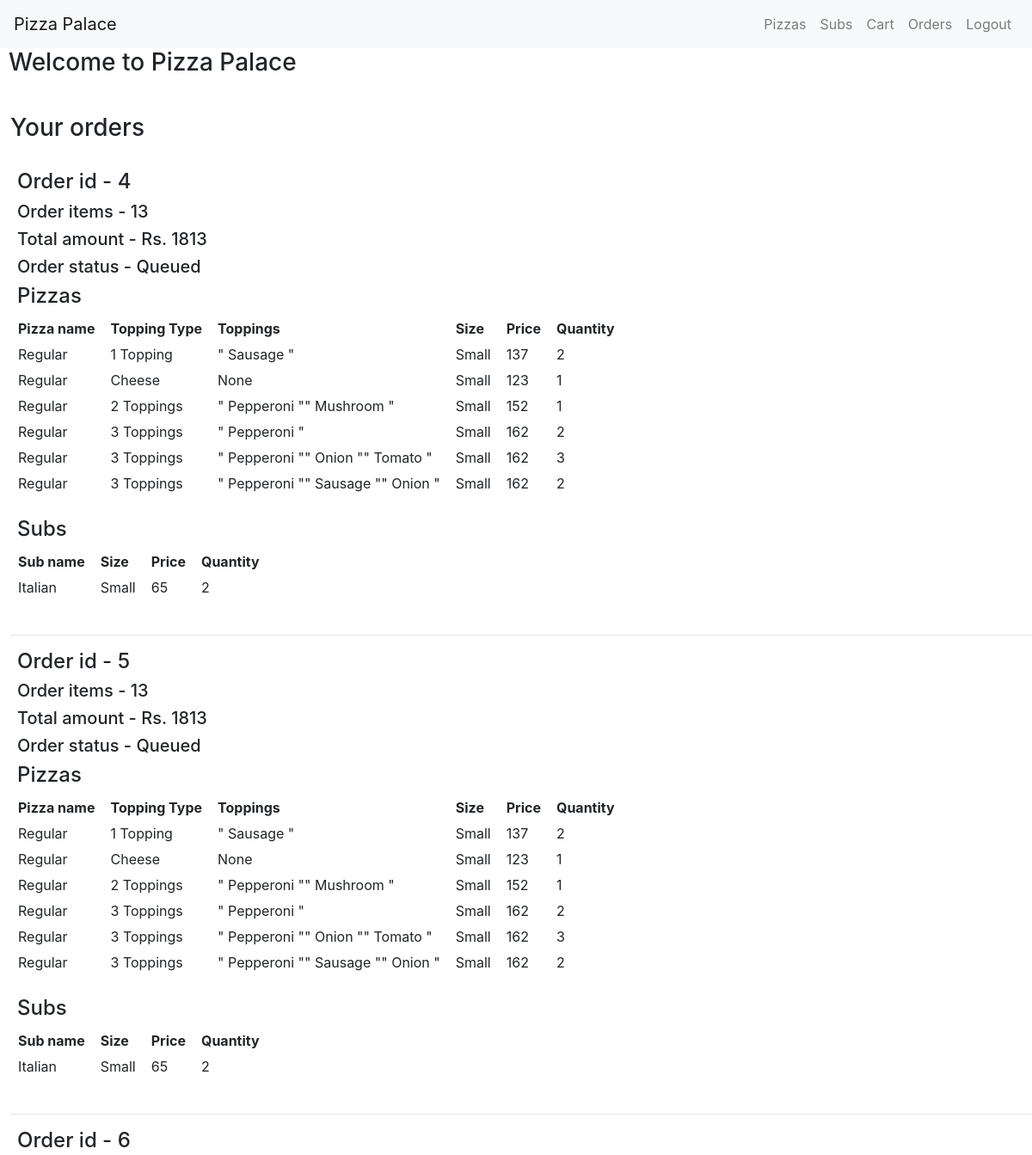
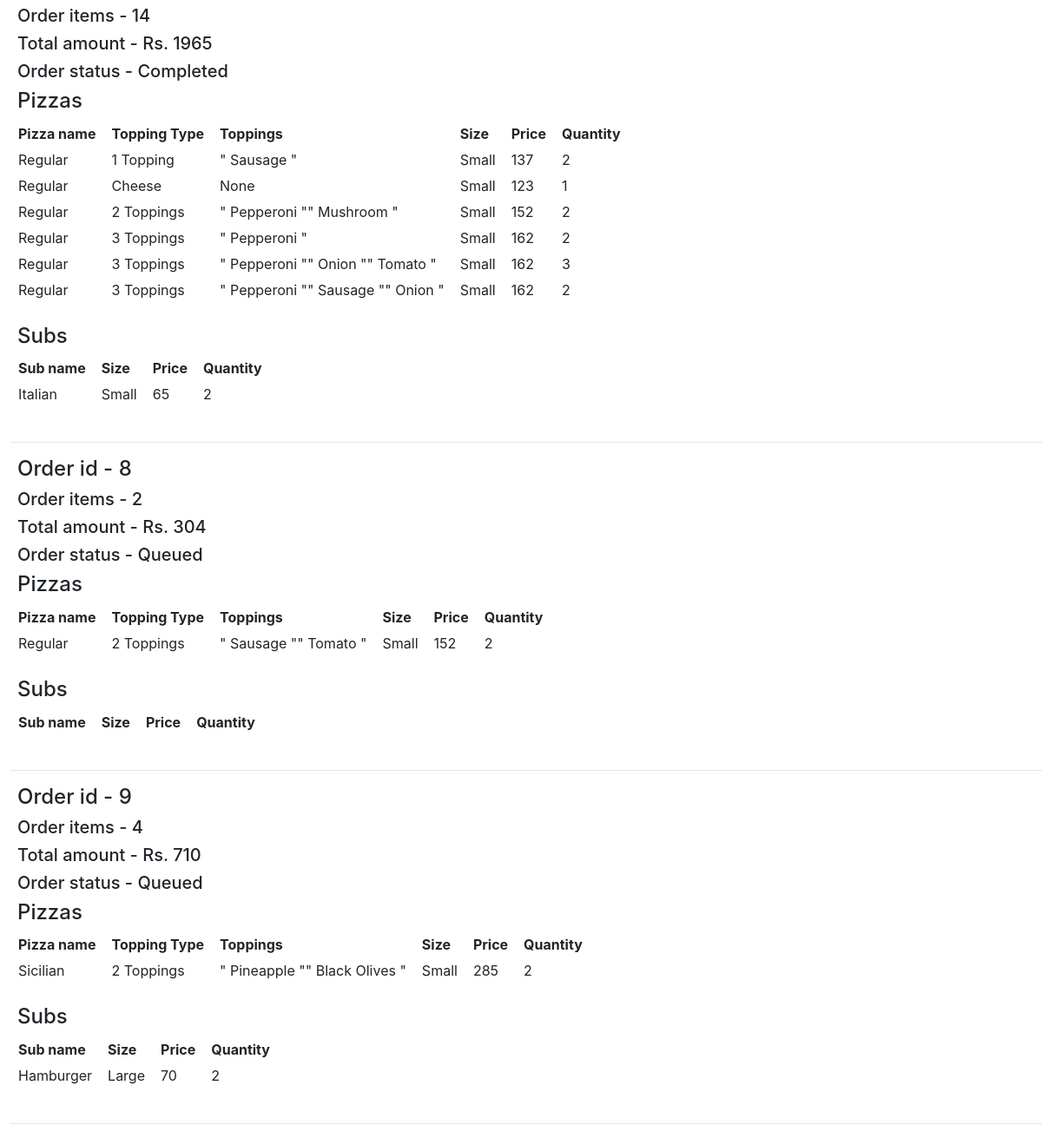
The page /order (signed in) on the database its author committed (2 pictures, top to bottom).
### orders/models.py (models this page shows, shortened)
class Order(models.Model):
	cust_id=models.ForeignKey(Customer, on_delete=models.CASCADE)
	status=models.BooleanField(default=False)
	@property
	def count(self):
		return Order_Item.objects.filter(order=self).aggregate(Sum('quantity'))['quantity__sum']
	@property
	def total(self):
		items=Order_Item.objects.filter(order=self)
		t=0
		for o in items:
			if(o.pizza):
				t+=o.pizza.price*o.quantity
			elif(o.sub):
				t+=o.sub.price*o.quantity
		return t

class Order_Item(models.Model):
	pizza=models.ForeignKey(Pizza, blank=True, null=True, on_delete=models.CASCADE)
	toppings=models.ManyToManyField(Topping, blank=True)
	sub=models.ForeignKey(Sub, blank=True, null=True, on_delete=models.CASCADE)
	quantity=models.IntegerField()
	order=models.ForeignKey(Order, on_delete=models.CASCADE, related_name="o_items")

class Pizza(models.Model):
	pizza_name=models.CharField(max_length=32)
	topping_type=models.CharField(max_length=16)
	size=models.CharField(max_length=16)
	price=models.IntegerField()

class Sub(models.Model):
	sub_name=models.CharField(max_length=32)
	size=models.CharField(max_length=16)
	price=models.IntegerField()

class Topping(models.Model):
	topping_name=models.CharField(max_length=16)
	def __str__(self):
		return f"{self.topping_name}"

### orders/views.py (the view)
# urls.py: path("order", views.order, name="order"),
def order(request):
	if(request.method=="POST"):
		u=request.user
		cart=Cart.objects.get(cust_id=u.customer)
		cart_items=Cart_Item.objects.filter(cart=cart)
		user_order=Order(cust_id=u.customer)
		user_order.save()
		for item in cart_items:
			ordered_item=Order_Item(pizza=item.pizza, sub=item.sub, quantity=item.quantity, order=user_order)
			ordered_item.save()
			if(item.toppings.all()):
				for t in item.toppings.all():
					ordered_item.toppings.add(t)
			ordered_item.save()
			item.delete()
		return render(request, "orders/order_confirm.html", {"order_id": user_order.id})
	else:
		u=request.user
		all_orders=Order.objects.filter(cust_id=u.customer)
		context={"order_items": {}}
		for o in all_orders:
			context["order_items"][o]=o.o_items.all()
		return render(request, "orders/order.html", context)

### orders/templates/orders/order.html
{% extends "orders/profile.html" %}
{% block Content %}
<h3>Your orders</h3><br>
{% for o_object, products in order_items.items %}
<h4>Order id - {{ o_object.id }}</h4>
<h5>Order items - {{ o_object.count }}</h5>
<h5>Total amount - Rs. {{ o_object.total }}</h5>
<h5>Order status - {% if o_object.status == False %} Queued {% else %} Completed {% endif %}</h5>
<div style="border-left: 10px">
	<h4>Pizzas</h4>
	<table>
		<tr>
			<th>Pizza name</th>
			<th>Topping Type</th>
			<th>Toppings</th>
			<th>Size</th>
			<th>Price</th>
			<th>Quantity</th>
		</tr>
		{% for product in products %}
		{% if product.pizza %}
		<tr>
			<td>{{ product.pizza.pizza_name }}</td>
			<td>{{ product.pizza.topping_type }}</td>
			<td>{% for top in product.toppings.all %}" {{ top }} "{% empty %} None {% endfor %}</td>
			<td>{{ product.pizza.size }}</td>
			<td>{{ product.pizza.price }}</td>
			<td>{{ product.quantity }}</td>
		</tr>
		{% endif %}
		{% endfor %}
	</table>
	<br>
	<h4>Subs</h4>
	<table>
		<tr>
			<th>Sub name</th>
			<th>Size</th>
			<th>Price</th>
			<th>Quantity</th>
		</tr>
		{% for product in products %}
		{% if product.sub %}
		<tr>
			<td>{{ product.sub.sub_name }}</td>
			<td>{{ product.sub.size }}</td>
			<td>{{ product.sub.price }}</td>
			<td>{{ product.quantity }}</td>
		</tr>
		{% endif %}
		{% endfor %}
	</table>
</div>
<br><hr>
{% empty %}
<h4>No orders</h4>
{% endfor %}
{% endblock %}

### orders/static/orders/menu.css (style rules this page uses)
th, td { padding: 3px 9px; }
h5, h4 { padding-left: 8px; }

### rows shown on the page
Order: id "4", count "13", total "1813", status "Queued"
Order_Item: pizza.pizza_name "Regular", pizza.topping_type "1 Topping", pizza.size "Small", pizza.price "137", quantity "2"
Topping: topping_name "Sausage"
Order_Item: pizza.pizza_name "Regular", pizza.topping_type "Cheese", pizza.size "Small", pizza.price "123", quantity "1"
Order_Item: pizza.pizza_name "Regular", pizza.topping_type "2 Toppings", pizza.size "Small", pizza.price "152", quantity "1"
Topping: topping_name "Pepperoni"
Topping: topping_name "Mushroom"
Order_Item: pizza.pizza_name "Regular", pizza.topping_type "3 Toppings", pizza.size "Small", pizza.price "162", quantity "2"
Order_Item: pizza.pizza_name "Regular", pizza.topping_type "3 Toppings", pizza.size "Small", pizza.price "162", quantity "3"
Topping: topping_name "Onion"
Topping: topping_name "Tomato"
Order_Item: pizza.pizza_name "Regular", pizza.topping_type "3 Toppings", pizza.size "Small", pizza.price "162", quantity "2"
Order_Item: sub.sub_name "Italian", sub.size "Small", sub.price "65", quantity "2"
Order: id "5", count "13", total "1813", status "Queued"
Order_Item: pizza.pizza_name "Regular", pizza.topping_type "1 Topping", pizza.size "Small", pizza.price "137", quantity "2"
Order_Item: pizza.pizza_name "Regular", pizza.topping_type "Cheese", pizza.size "Small", pizza.price "123", quantity "1"
Order_Item: pizza.pizza_name "Regular", pizza.topping_type "2 Toppings", pizza.size "Small", pizza.price "152", quantity "1"
Order_Item: pizza.pizza_name "Regular", pizza.topping_type "3 Toppings", pizza.size "Small", pizza.price "162", quantity "2"
Order_Item: pizza.pizza_name "Regular", pizza.topping_type "3 Toppings", pizza.size "Small", pizza.price "162", quantity "3"
Order_Item: pizza.pizza_name "Regular", pizza.topping_type "3 Toppings", pizza.size "Small", pizza.price "162", quantity "2"
Order_Item: sub.sub_name "Italian", sub.size "Small", sub.price "65", quantity "2"
Order: id "6", count "14", total "1965", status "Completed"
Order_Item: pizza.pizza_name "Regular", pizza.topping_type "1 Topping", pizza.size "Small", pizza.price "137", quantity "2"
Order_Item: pizza.pizza_name "Regular", pizza.topping_type "Cheese", pizza.size "Small", pizza.price "123", quantity "1"
Order_Item: pizza.pizza_name "Regular", pizza.topping_type "2 Toppings", pizza.size "Small", pizza.price "152", quantity "2"
Order_Item: pizza.pizza_name "Regular", pizza.topping_type "3 Toppings", pizza.size "Small", pizza.price "162", quantity "2"
Order_Item: pizza.pizza_name "Regular", pizza.topping_type "3 Toppings", pizza.size "Small", pizza.price "162", quantity "3"
Order_Item: pizza.pizza_name "Regular", pizza.topping_type "3 Toppings", pizza.size "Small", pizza.price "162", quantity "2"
Order_Item: sub.sub_name "Italian", sub.size "Small", sub.price "65", quantity "2"
Order: id "8", count "2", total "304", status "Queued"
Order_Item: pizza.pizza_name "Regular", pizza.topping_type "2 Toppings", pizza.size "Small", pizza.price "152", quantity "2"
Order: id "9", count "4", total "710", status "Queued"
Order_Item: pizza.pizza_name "Sicilian", pizza.topping_type "2 Toppings", pizza.size "Small", pizza.price "285", quantity "2"
Topping: topping_name "Pineapple"
Topping: topping_name "Black Olives"
Order_Item: sub.sub_name "Hamburger", sub.size "Large", sub.price "70", quantity "2"
